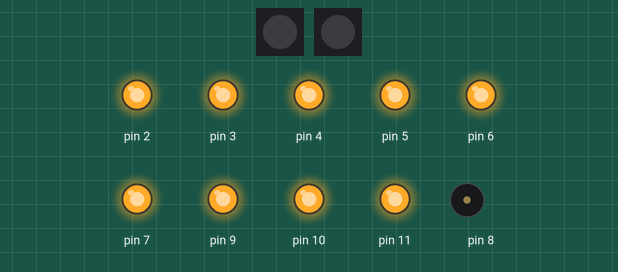
A sketch run on a simulated Arduino Uno, built with avr-gcc and run on an emulated ATmega328P. Parts: 2 × 1 RGB LEDs in strip order, left to right, output pins drawn as LEDs (lit = HIGH), buzzer (waves = sounding). Pins used as bus, display or sensor lines are not drawn.

Above: at 1.05 s.
At 8.1 s:
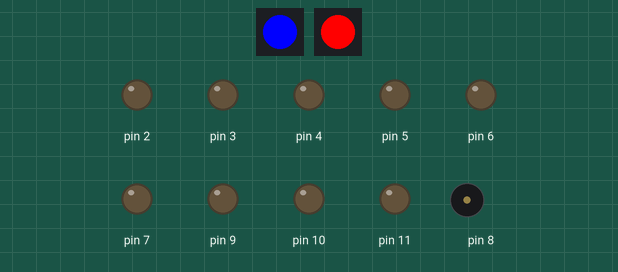
At 12.6 s:
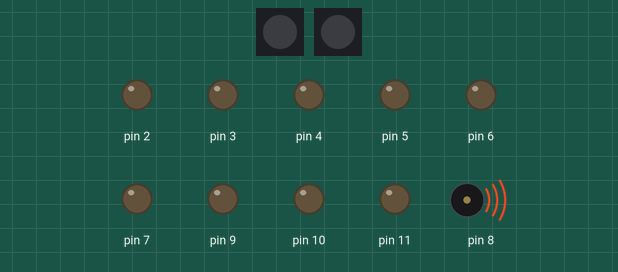
At 18.6 s:
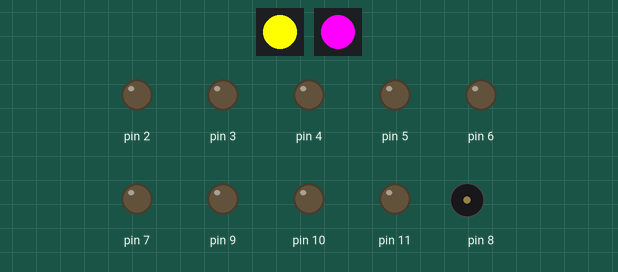
At 27.6 s:
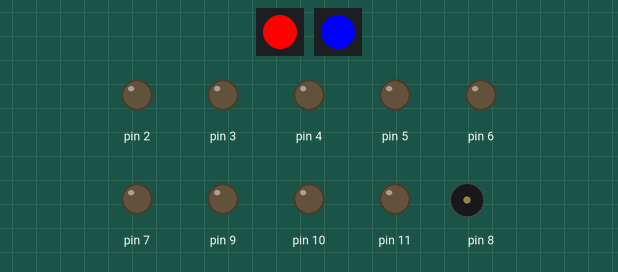
At 39.1 s:
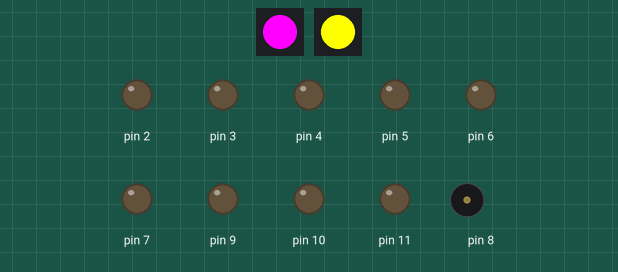
Timing chart, 0 to 40.0 s (numbered marks = the images above):
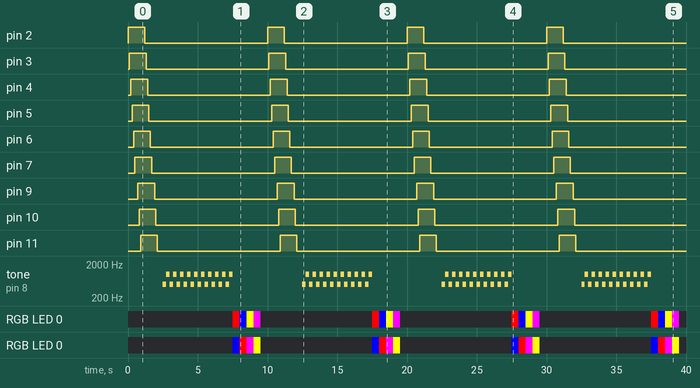

Measured:
- by itself, pin 2–7, pin 9–11: alternates HIGH for 1.2 s and LOW for 8.8 s
- by itself, RGB LED 0: repeats every 10.0 s: RGB(0, 0, 255) 0.50 s, RGB(255, 255, 0) 0.50 s, RGB(255, 0, 255) 0.50 s, off 8.0 s, RGB(255, 0, 0) 0.50 s
- by itself, RGB LED 0: repeats every 10.0 s: RGB(255, 0, 0) 0.50 s, RGB(255, 0, 255) 0.50 s, RGB(255, 255, 0) 0.50 s, off 8.0 s, RGB(0, 0, 255) 0.50 s
- by itself, tone on pin 8: plays 500 Hz for 0.25 s, 1000 Hz for 0.25 s, 500 Hz for 0.25 s, 1000 Hz for 0.25 s, 500 Hz for 0.25 s, 1000 Hz for 0.25 s … (80 notes in this stretch)

The sketch:

RGBDuino.ino
```cpp
/*
  Test sketch for RGBDuino board
  Rodrigo Feliciano
  https://www.pakequis.com.br
*/
#include <Adafruit_NeoPixel.h>

int n = 0;
Adafruit_NeoPixel strip1 = Adafruit_NeoPixel(1, 13, NEO_GRB + NEO_KHZ800);
Adafruit_NeoPixel strip2 = Adafruit_NeoPixel(1, 12, NEO_GRB + NEO_KHZ800);

void setup() {
  for (n = 2; n <= 13; n++)
  {
    pinMode(n, OUTPUT); //LED pins
  }

  //Neopixel LEDs start
  strip1.begin();
  strip2.begin();
  strip1.show();
  strip2.show();
}

void loop() {
  //LED test
  for(n = 2; n <= 13; n++)
  {
    digitalWrite(n, HIGH);
    delay(100);
  }

  for(n = 2; n <= 13; n++)
  {
    digitalWrite(n, LOW);
    delay(100);
  }

  delay (100);

  //Buzzer two tones test
  for(n = 0; n < 10; n++)
  {
    tone(8, 500);
    delay(250);
    tone(8, 1000);
    delay(250);
  }

  noTone(8);  //Tone off

  //RGB LEDs test
  strip1.setPixelColor(0,strip1.Color(255,0,0));
  strip2.setPixelColor(0,strip2.Color(0,0,255));
  strip1.show();
  strip2.show();
  delay(500);

  strip1.setPixelColor(0,strip1.Color(0,0,255));
  strip2.setPixelColor(0,strip2.Color(255,0,0));
  strip1.show();
  strip2.show();
  delay(500);

  strip1.setPixelColor(0,strip1.Color(255,255,0));
  strip2.setPixelColor(0,strip2.Color(255,0,255));
  strip1.show();
  strip2.show();
  delay(500);

  strip1.setPixelColor(0,strip1.Color(255,0,255));
  strip2.setPixelColor(0,strip2.Color(255,255,0));
  strip1.show();
  strip2.show();
  delay(500);

  strip1.setPixelColor(0,strip1.Color(0,0,0));
  strip2.setPixelColor(0,strip2.Color(0,0,0));
  strip1.show();
  strip2.show();
  delay(500);

}
```
